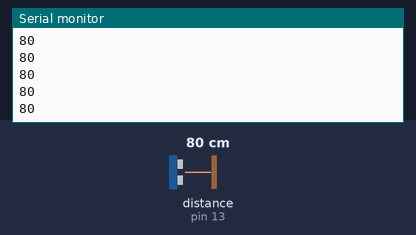
Bench run of a sketch on a simulated Arduino Uno, built with avr-gcc and run on an emulated ATmega328P. Shown: the last lines printed to the serial monitor. Wiring (inferred from the names in the program): ultrasonic range finder: trigger pin 12; echo pin 13. Inputs (shaded band) come from the test bench; at power-on: distance to the obstacle (sensor on pin 13) 80 cm. The echo pulse lasts 58.3 µs per cm.

Above: at 1.2 s.
1.3 s: distance to the obstacle (sensor on pin 13) set to 2 cm
At 1.37 s:
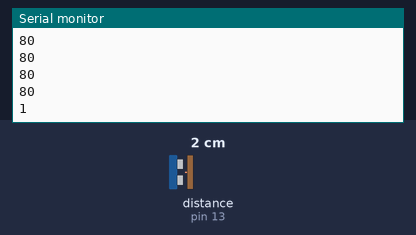
2.8 s: distance to the obstacle (sensor on pin 13) set to 4 cm
At 2.88 s:
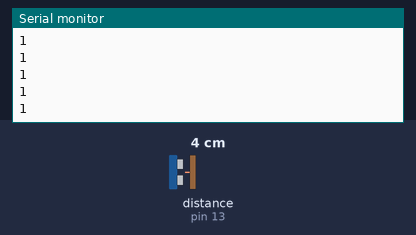
Timing chart, 0 to 5.8 s (numbered marks = the images above; inputs shaded):
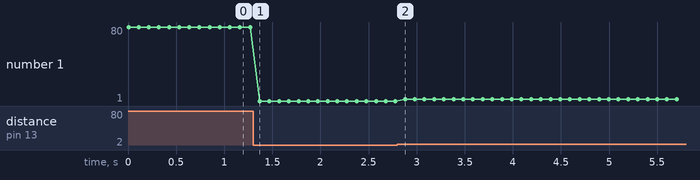

The sketch:

sketch_aug10a.ino
```cpp
const int trig = 12;
const int ping = 13;

void setup() {
  Serial.begin(9600);
  pinMode(trig, OUTPUT);
  pinMode(ping, INPUT);
  digitalWrite(trig, LOW);
  // not sure if starting low is needed; or if I need to delay too?
}

void loop() {
  digitalWrite(trig, HIGH);
  delayMicroseconds(10);
  digitalWrite(trig, LOW);
  int echo =  pulseIn(ping, HIGH);
  Serial.println(echo / 58);
  delay(100);
}
```

Measured:
- after the input at 1.3 s, the serial monitor: prints a new line after 0.07 s (image 1)
- plotted number 1: 80 → 1 after the input at 1.3 s, 1 → 3 after the input at 2.8 s
